Frame 1 (no input): blank canvas, image omitted
Frame 60 (no input): blank canvas, image omitted
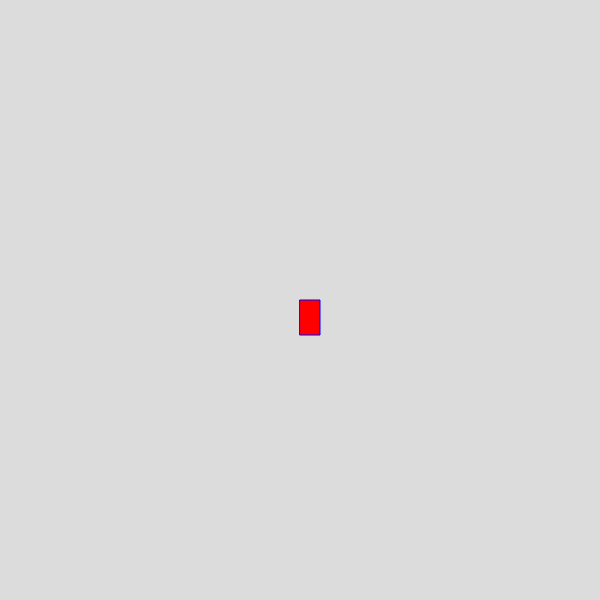
Frame 120 (the mouse pressed at the canvas centre since frame 60)

The p5.js sketch whose frames 1 and 60 were blank and that drew this single picture after the mouse press (run headless with seeded random() and noise() and a simulated clock; from frame 60 on, the mouse is pressed at the canvas centre):

// p5.js sketch
// ── sketch.js
function setup() {
    createCanvas(600, 600);
    background("black");
  }
  
  function draw() {
    background(220);
    stroke("blue");
    fill("red");
    
    if(mouseIsPressed) {
       rect(mouseX, mouseY, 20, 35);
    }
    
  }
